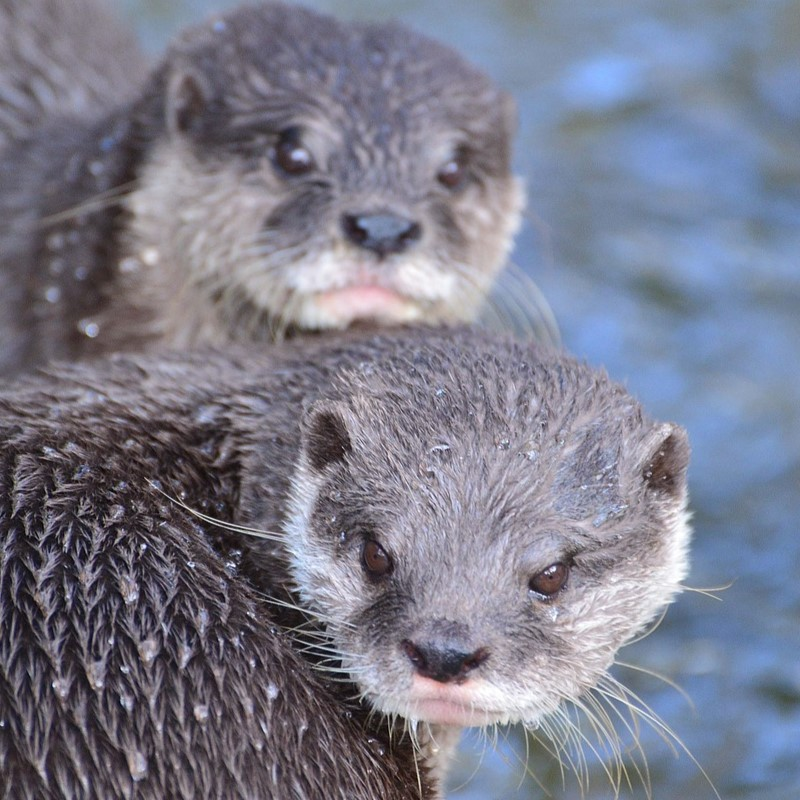
#> input picture Assignment_1/otters.jpg, 800 x 800 px, found by its file name
$ jupyter execute --allow-errors python_Assignment_1.ipynb
#> lines starting #> are read from the running program, lines starting #| are printed output that depends on the picture; after the words box and inside, x2 and y2 are one past the last pixel; in counts of white or black regions, pixels touching at a corner belong together
# **Python Assignment 1**
Math 313 Section 007 - Spring 2025

---
The main objects studied in Linear Algebra are vectors and matrices.

1.   Vectors are often referred to column vectors, written as

$$v = \begin{bmatrix}
v_1 \\ v_2 \\ \vdots \\ v_n
\end{bmatrix}$$

which can be viewed as a $1$ dimensional array;

2.   Matrices with $m$ rows, and $n$ columns, or in other words, matrices with size $m \times n$, expressed as

$$A = \begin{bmatrix}
a_{11} & a_{12} & \cdots & a_{1n} \\
a_{21} & a_{22} & \cdots & a_{2n} \\
\vdots & \vdots & \ddots & \vdots \\
a_{m1} & a_{m2} & \cdots & a_{mn}
\end{bmatrix}$$

which can be viewed as a $2$ dimensional array.

## **Introductory Example**
Create vectors and matrices using Python and Numpy.

*   Lists are mutable sequence of objects, enclosed with [ and ];
*   np.array() can be used to convert a one dimensional list of data to an array.
*   Using nested brackets one can construct a two dimensional list (i.e., a list of lists), and again, np.array() will convert such list to a NumPy array.

Once the data is converted into array, we can

*   Access the components using indexing;
*   Split or slice the array;
*   Reshape the array;
*   Do algebra among arrays,
*   and so on.

[cell 1]
# import numpy library
import numpy as np

[cell 2]
# create a 1d list of numbers
L1 = [1, 2, 3, 4, 5, 6, 7];
print(L1)

# or use range() and convert to a list
L2 = list(range(1, 8));
print(L2)

# or use np.arange which be used for specified increment
L3 = np.arange(8);
print(L3)
L4 = np.arange(1, 8, 2);
print(L4)

# convert to an array
data = np.array(L1);
print(data)

# convert an array to list
print(data.tolist())

[cell 3]
# print the i-th element from the array using data[i - 1]
# where i-1 is the 0-offset index
print(data[5]) # print the 6th element

# negative indexing is allowed
print(data[-2]) # the 2nd last element (6-th)

# slicing
print(data[1:4]) # index 1 - 3, not including 4
print(data[:]) # all entries
print(data[-3:]) # last three

[cell 4]
# create a 2d list of numbers
M1 = [[1, 2, 3],
      [2, 3, 4],
      [3, 4, 5],
      [4, 5, 6]];
print(M1)

# or
M2 = [];
for i in range(1, 5):
    M2.append(list(range(i, i + 3)))
M2 = np.array(M2);
print(M2)

# shape of array
print(M2.shape)
# more specifically
print(M2.shape[0]) # number of rows
print(M2.shape[1]) # number of columns
print(M2.size) # number of entries

[cell 5]
# 2d indexing -- use comma to separate the index for each dimension
print(M2[1, 2]) # the (2,3)-entry
print(M2[1])  # the 2nd row
print(M2[:, -1])  # the last column

# slicing
X = M2[-2:, :2];
print(X) # last 2 rows and first 2 columns

# what do A and b represent?
A = M2[:, :-1];
b = M2[:, [-1]];  # 2-d array with a single column
print(A)
print(b)

### **Transpose a matrix**

Given an $m \times n$ matrix

$$A = \begin{bmatrix}
a_{11} & a_{12} & \cdots & a_{1n} \\
a_{21} & a_{22} & \cdots & a_{2n} \\
\vdots & \vdots & \ddots & \vdots \\
a_{m1} & a_{m2} & \cdots & a_{mn}
\end{bmatrix}$$

its transpose, denoted by $A^T$, is an $n \times m$ matrix given by

$$A^T = \begin{bmatrix}
a_{11} & a_{21} & \cdots & a_{m1} \\
a_{12} & a_{22} & \cdots & a_{m2} \\
\vdots & \vdots & \ddots & \vdots \\
a_{1n} & a_{2n} & \cdots & a_{mn}
\end{bmatrix}$$

[cell 6]
# transpose of a 2d array
M2 = np.array([range(i, i + 3) for i in range(1, 5)]) # creat an array using list comprehension syntax
print(M2)
print(M2.T) # transpose

# flatten from 2d to 1d
M2 = M2.ravel()
print(M2)

# reshape from 1d to 2d
M2 = M2.reshape((2, 6))
print(M2) # reshape to a (2, 6)-array

## **Vectors and Matrices Arithmetics**

For now, we mainly consider the following operators between vectors:

*   Vectors addition (and subtraction);
*   Scalar multiplication;
*   Componentwise multiplication, inner product.

We consider the following operations between matrices:

*   Matrices addition (and subtraction);
*   Scalar multiplication;
*   Matrix multiplied by a vector;
*   Matrix multiplied by a matrix;
*   Transpose (mentioned above);
*   Inverse.

[cell 7]
# define two vectors with equal length
v = np.array([1, 2, 3, 4, 5]);
print(v)
w = np.array([3, 4, 5, 6, 7]);
print(w)

# define a scalar
c = -3;

# add vectors
u1 = v + w;
print(u1)

# subtract vectors
u2 = v - w;
print(u2)

# scalar multiplication of given vector
u3 = c * v;
print(u3)

# componentwisely multiply vectors
u4 = v * w;
print(u4)

# inner product (or dot product) of vectors
u5 = v.dot(w);
print(u5)

[cell 8]
# define two matrices of the same size
A = np.array([[1, 2, 3],
              [4, 5, 6]]);
print(A)

B = np.array([[2, 3, 4],
              [3, 4, 5]]);
print(B)

# define a square matrix
C = np.array([[2, 4, 5],
              [4, 8, 10],
              [7, 1, 8]]); # not invertible

# extract diagonal vector of C and create a diagonal matrix
d = np.diag(C); # vector of length 3
D = np.diag(d); # invertible
print(D)

# define a scalar
k = -2;

# matrix addition
E1 = A + B;
print(E1)

# scalar multiplication
E2 = k * A;
print(E2)

# Hadamard product (componentwise multiplication)
E3 = A * B;
print(E3)

# matrix-vector multiplication
E4 = A.dot(d);
print(E4)

# matrix-matrix multiplication
E5 = A.dot(B.T);
print(E5)
# or
E6 = A @ B.T;
print(E6)
# the sizes matter
try:
    A.dot(B) # error will be raised on shapes of arrays not aligned
except Exception as e:
    print(e)  # print the error

# Inverse of an invertible matrix
D_inv = np.linalg.inv(D)
print(D_inv)

### **Example 1**

Vectors addition can be visualized as the parallelogram rule as below. We use the Matplotlib for plotting on a 2D plane.

[cell 9]
import matplotlib.pyplot as plt

o = np.array([0, 0]); # origin of the plane
v = np.array([-1, 2]);
w = np.array([3, 1]);

# express vectors as arrows
# using triples (starting point, endpoint, color)
arrows = [(o, v, 'r'),
          (o, w, 'g'),
          (o, v + w, 'b'),
          (v, w, 'g'),
          (w, v, 'r')]

# plot each arrow (triple) in the list of arrows using the function quiver
for p0, p1, c in arrows:
    plt.quiver(p0[0], p0[1], p1[0], p1[1], color=c, units='xy', scale=1)
plt.axis('scaled')
plt.xlim(-2, 4)
plt.ylim(0, 4)
plt.show()
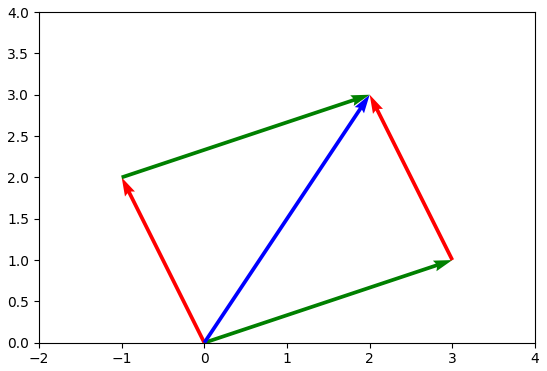
#> figure drawn by matplotlib, 1 panel

### **Exercise 1**

An audio is a 1-d array of the amplitude of waveform over time. Here, we create two 1-second audios of note C and note G.

[cell 10]
fs = 20000.  # 20 kHz sampling rate
duration = 1.  # second
t = np.arange(0., duration, 1 / fs)  # time points

# define a function Note which will also be used in Exercise 2
def Note(frequency, time):
    """Function to create the waveform of a note"""
    return np.sin(2 * np.pi * frequency * time)

def PlotWave(t, wave, duration=0.01):
    """Function to plot the waveform"""
#> called with t = array of shape (20000,), wave = array of shape (20000,), duration = 0.016
    idx = t <= duration
    plt.figure(figsize=(3.6, 0.6))
    plt.plot(t[idx], wave[idx])
    plt.axis('off')
    plt.show()
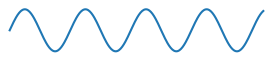
#> figure drawn by matplotlib, 1 panel

[cell 11]
from IPython.display import Audio

freq_C = 261.6  # middle C (Hz)
freq_G = 391.995  # middle G (Hz)

# waveforms
note_C = Note(freq_C, t)
note_G = Note(freq_G, t)

# play sound
print('Note C:')
PlotWave(t, note_C, duration=0.016)
display(Audio(note_C, rate=fs))

print('Note G:')
PlotWave(t, note_G, duration=0.016)
#> call 2 of PlotWave, with t = array of shape (20000,), wave = array of shape (20000,), duration = 0.016
#> in PlotWave (call 2), `plt.show()`:
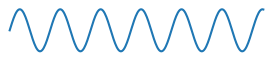
#> figure drawn by matplotlib, 1 panel
display(Audio(note_G, rate=fs))

#### **Problem 1**

Create an array in the cell below for a chord composed by note C and G created above. And play the chord.

[cell 12]
### Solution ###
# chord1 = ?

### Solution ###

# play sound
print('Chord 1:')
#> (the rest of this cell did not finish here and is left out)

#### **Problem 2**

Create another chord in the cell below composed by note C with 2x amplitude and note G with 0.6x the amplitude.

[cell 13]
### Solution ###
# chord2 = ?

### Solution ###

# play sound
print('Chord 2:')
#> (the rest of this cell did not finish here and is left out)

### **Exercise 2**

Now consider the following real-life situation. Every time you click a key on a telephone touch pad, a unique tone will be generated. Each key is a combination of two pure tones, with frequencies given in the following table. For instance, when pressing 5, the telephone will generate a tone of 770 Hz and a tone of 1336 Hz.

$$\begin{array}{ |c|c|c|c| }
 \hline
 \text{Frequencies} & 1209 \text{ Hz} & 1336 \text{ Hz} & 1477 \text{ Hz} \\ \hline
 697 \text{ Hz} & 1 & 2 & 3 \\ \hline
 770 \text{ Hz} & 4 & 5 & 6 \\ \hline
 852 \text{ Hz} & 7 & 8 & 9 \\ \hline
 941 \text{ Hz} & * & 0 & \# \\ \hline
\end{array}$$

For example, to get the tone for key '6':

[cell 14]
freq_row = np.array([697, 770, 852, 941])
freq_col = np.array([1209, 1336, 1477])

# play tone of key '6' given row and column index (1, 2)
tone_six = Note(freq_row[1], t) + Note(freq_col[2], t)
print('Tone for 6:')
PlotWave(t, tone_six)
#> call 3 of PlotWave, with t = array of shape (20000,), wave = array of shape (20000,), duration = 0.01
#> in PlotWave (call 3), `plt.show()`:
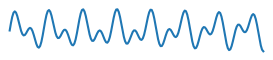
#> figure drawn by matplotlib, 1 panel
display(Audio(tone_six, rate=fs))

#### **Set up the problem**

[cell 15]
# create an array with the layout of the keys on the touch pad
touch_pad = np.array([
    [1, 2, 3],
    [4, 5, 6],
    [7, 8, 9],
    ['*', 0, '#']
]).astype(str)
print(touch_pad)

# create a dictionary that maps a key on the touch pad to its corresponding two tone frequencies
dial_freq = {}
for i, f_row in enumerate(freq_row):
    for j, f_col in enumerate(freq_col):
        key = touch_pad[i, j]
        dial_freq[key] = [f_row, f_col]
display(dial_freq)

#### **Problem**

Generate a dictionary `dial_tone` that maps each of all the keys on the touch pad to the corresponding waveform of its tone in the cell below, such that the next cell plays the correct tone for every key.

[cell 16]
### Solution ###
# dial_tone = ?

### Solution ###

#> (a cell that did not finish here is left out)

## **Solve Linear Systems**

A linear system can be intepreted as an augmented matrix $[A \mid b]$ where $A$ is the coeffient matrix and $b$ is the augment column. To solve such linear system, a standard method is to apply Gaussian elimination to this augmented matrix to get an echelon form or the reduced row echelon form.

### **Example 2**

Find the reduced row echelon form of a given augmented matrix, and solve the linear system associated to it.

[cell 18]
import sympy as sp

# variables
x1, x2, x3, x4 = sp.symbols('x1 x2 x3 x4')

# augmented matrix
A = np.array(
    [[0, -3, -6, 4, 9],
    [-1, -2, -1, 3, 1],
    [-2, -3, 0, 3, -1],
    [1, 4, 5, -9, -7]]
)
A = sp.Matrix(A)  # convert to sympy.Matrix

# use method rref() to get reduced row echelon form and locate the pivit positions
# it returns a tuple, the first is the reduced row echelon form, and the second is a tuple of indices of the pivot columns
A_rref, pivots = A.rref()
display(A_rref)
display(pivots)

# solve the linear system with augmented matrix A
ans = sp.linsolve(A, [x1, x2, x3, x4])
display(ans)

### **Example 3**

We can also check linear (in)dependence by counting the number of pivots. In other words, Gaussian elimination provides a way to verify linear independence. To be precise, let $\{v_1,\cdots,v_n\}$ be a collection of vectors in $\mathbb{R}^m$. Consider the $m \times n$ matrix $V$ with columns given by $v_1,\cdots,v_n$, i.e.

$$V = \begin{pmatrix}
v_1 & v_2 & \cdots & v_n
\end{pmatrix}.$$

By finding the reduced row echelon form of $V$, if each of the columns of $V$ is pivot, then $\{v_1,\cdots,v_n\}$ is linearly independent; otherwise $\{v_1,\cdots,v_n\}$ is linearly dependent.

[cell 19]
# continue above example
m, n = A.shape
linearly_independent = len(pivots) == n
print(linearly_independent) # False, columns of A not linearly independent

### **Exercise 3**

Do the following two problems.

#### **Problem 1**

Write a function with input a matrix $A$, return "True" if columns of $A$ are linearly independent, "False" if columns of $A$ are linearly dependent.

[cell 20]
### Solution ###
# def independent(A):

### Solution ###

#### **Problem 2**

Follow the setup below to estimate the probability of $5$ randomly chosen vectors with integer entries from -5 to 5 in $\mathbb{R}^{5}$ being **linearly dependent**, by repeating the procedure 10000 times. Make sure to use the function you wrote from Problem 1.

[cell 21]
# get five such random column vectors in R^5
np.random.seed(3264)
v = np.random.randint(-5, 6, size=(5, 5))
print(v)

[cell 22]
### Solution ###
np.random.seed(3264)

### Solution ###

## **Linear Transformations**

A map $f \colon \mathbb{R}^n \rightarrow \mathbb{R}^m$ is called a linear transformation if for any vectors $v, w \in \mathbb{R}^n$ and any scalar $\lambda \in \mathbb{R}$, it satisfies the following linearity conditions:

*  $f(v + w) = f(v) + f(w)$;
*  $f(\lambda v) = \lambda f(v)$.

An important fact is that each of such linear transformations can be represented by an $m \times n$ matrix $M$ such that the map is given by

$$f(v) = Mv,\quad \forall v \in \mathbb{R}^n.$$

We have seen several commonly used linear transformations $\mathbb{R}^2 \rightarrow \mathbb{R}^2$ in class. For instance, rotations, shear transformations, and reflections.

### **Example 4**

We start with the unit square in $\mathbb{R}^2$, with vertices $(0,0)$, $(1,0)$, $(1,1)$ and $(0,1)$. Plot the squares after the following linear transformations.

*   Shear transform along the positive $x$ axis by a factor of $2$, then
*   Rotate clockwisely by an angle of $\frac{\pi}{4}$.

[cell 23]
import matplotlib.pyplot as plt
import matplotlib.patches as patches
from numpy import pi, sin, cos

fig = plt.figure()
ax = fig.add_subplot(111, aspect='equal')

# shear transformation
S = np.array([[1, 2],
              [0, 1]])

# Rotation
t = -pi / 4
R = np.array([[cos(t), -sin(t)],
              [sin(t), cos(t)]])

# vertices of unit square
Q = [[0, 0],
     [1, 0],
     [1, 1],
     [0, 1]]

# after shear transfrom
sQ = [S.dot(q) for q in Q]

# then rotation
rsQ = [R.dot(q) for q in sQ]

ax.add_patch(patches.Polygon(Q, color='r', fill=True))
ax.add_patch(patches.Polygon(sQ, color='b', fill=True))
ax.add_patch(patches.Polygon(rsQ, color='g', fill=True))
plt.axis('scaled')
plt.show()
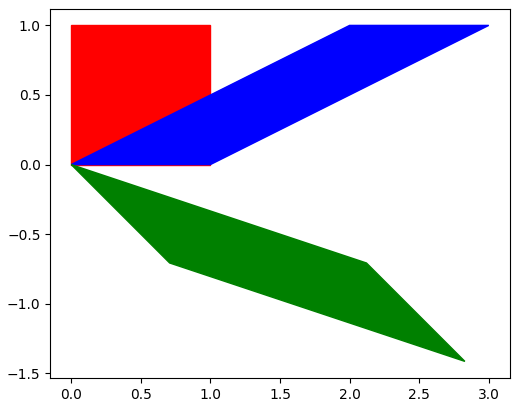
#> figure drawn by matplotlib, 1 panel

### **Exercise 3**

Given an image file. In the setup we do the followings:

*  Make it black and white;
*  Convert the grayscale image to a matrix by fixing graylevel for each pixel;
*  Visualize pixels stored in the matrix on the Euclidean plane.

#### **Set up the problem**

[cell 24]

import os
image_file = os.path.join('m313LinearAlgebra_Python', 'Assignment_1', 'otters.jpg')

[cell 25]
import numpy as np
import PIL.Image as Image
import matplotlib.pyplot as plt

# load a picture to a matrix in grayscale
img = Image.open(image_file).convert('L')
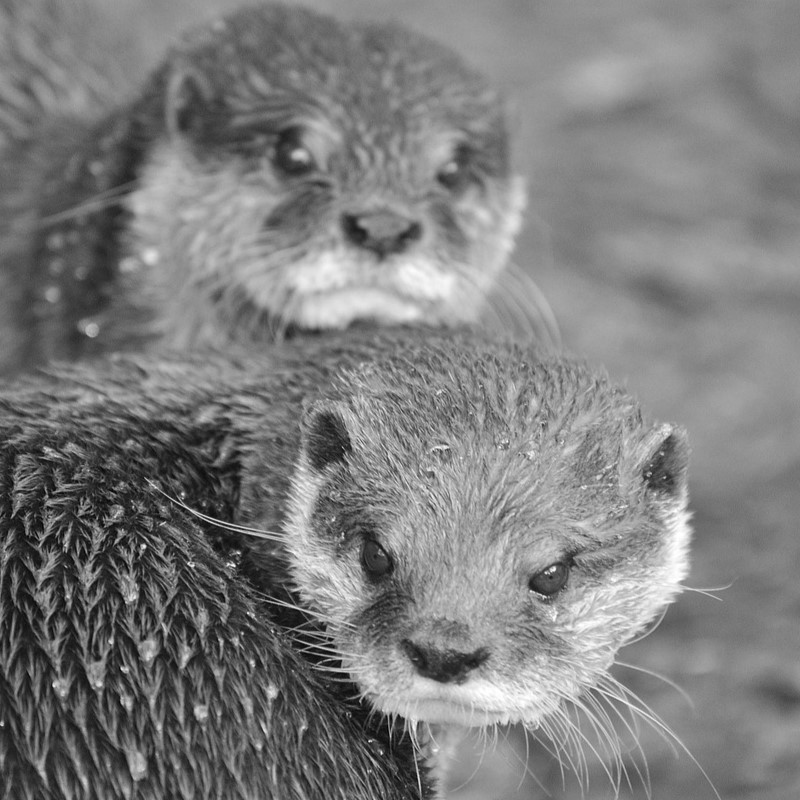
#> img: PIL image 800x800 L; min 2, max 255, mean 125.3
A = np.array(img)
B = A < 100  # set up the threshold of the graylevel
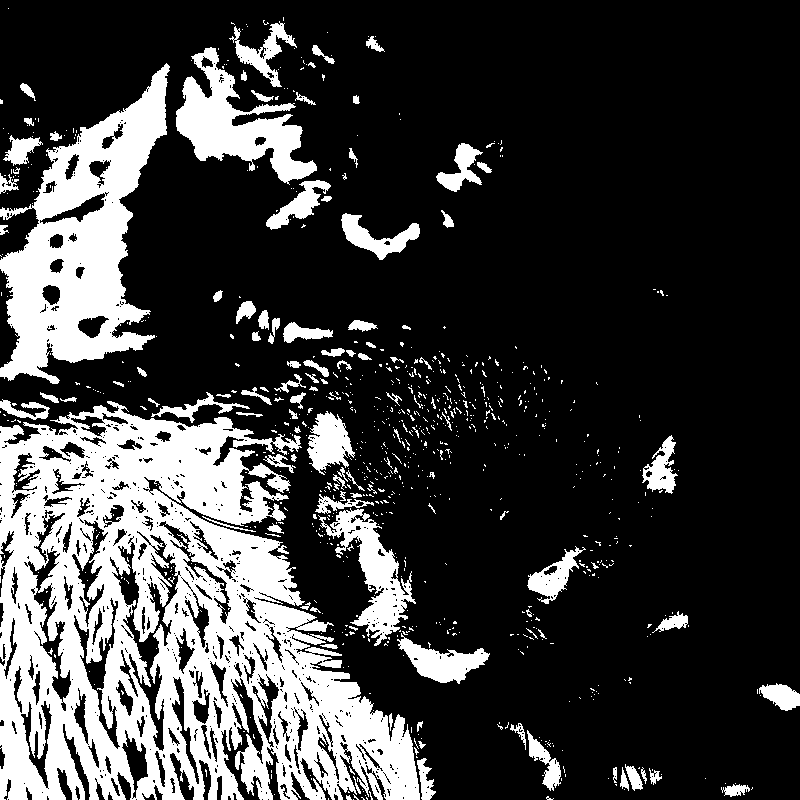
#> B: shape (800, 800) bool; 24% white; 865 white regions (752 under 20 px), largest, box (x1, y1, x2, y2) and area: (0, 401, 420, 800) 92452, (0, 63, 170, 384) 24648, (176, 47, 317, 185) 7647
m, n = B.shape
#> m = 800; n = 800
print(m == n) # squared
#| True

# scan the Boolean matrix B to create an array of pixels [i, j] with B[j, i] = True
P = np.array([[i, j] for j in range(m) for i in range(n) if B[j, i]])
#> P = 153879 pairs, first value 0 to 799, second value 8 to 799

# scale the picture to square and place it in the Euclidean plane with the center being the origin
# then, get the x, y coordinates of the pixels
x = -1 + 2 * P[:, 0] / (n - 1)
y = 1 - 2 * P[:, 1] / (m - 1)
sP = np.array([x, y]).T
#> sP = 153879 pairs, first value -1 to 1, second value -1 to 0.98

# scatter plot the data with specified dot size 0.005
plt.scatter(x, y, s=0.005)
plt.axis('scaled')
plt.xlim(-1, 1)
plt.ylim(-1, 1)
plt.show()
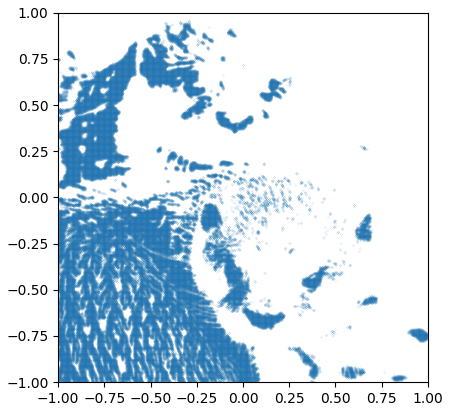
#> figure drawn by matplotlib, 1 panel
